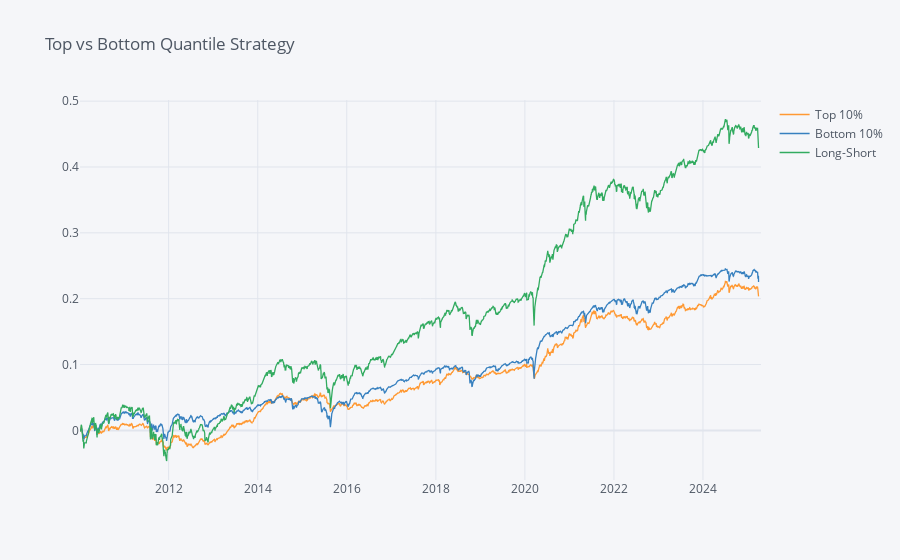

Source (notebook cell):
### Code cell
bt_ret = pd.DataFrame({
    'Top 10%': top_mean,
    'Bottom 10%': bottom_mean,
    'Long-Short': long_short
})

Tool.show_stats(bt_ret)
bt_ret.cumsum().iplot(title='Top vs Bottom Quantile Strategy')

### Figure 1 — Plotly figure (JSON) as saved in the notebook; plotly's stock layout.template omitted (floating-point values rounded to 4 significant figures; data arrays with more than 128 entries replaced by an {"elided": "..."} marker saying what was removed)
{"data": [{"line": {"color": "rgba(255, 153, 51, 1.0)", "dash": "solid", "shape": "linear", "width": 1.3}, "mode": "lines", "name": "Top 10%", "text": "", "type": "scatter", "x": {"elided": "3749 str values"}, "y": {"elided": "3749 mixed values"}}, {"line": {"color": "rgba(55, 128, 191, 1.0)", "dash": "solid", "shape": "linear", "width": 1.3}, "mode": "lines", "name": "Bottom 10%", "text": "", "type": "scatter", "x": {"elided": "3749 str values"}, "y": {"elided": "3749 mixed values"}}, {"line": {"color": "rgba(50, 171, 96, 1.0)", "dash": "solid", "shape": "linear", "width": 1.3}, "mode": "lines", "name": "Long-Short", "text": "", "type": "scatter", "x": {"elided": "3749 str values"}, "y": {"elided": "3749 mixed values"}}], "layout": {"legend": {"bgcolor": "#F5F6F9", "font": {"color": "#4D5663"}}, "paper_bgcolor": "#F5F6F9", "plot_bgcolor": "#F5F6F9", "title": {"font": {"color": "#4D5663"}, "text": "Top vs Bottom Quantile Strategy"}, "xaxis": {"gridcolor": "#E1E5ED", "showgrid": true, "tickfont": {"color": "#4D5663"}, "title": {"font": {"color": "#4D5663"}, "text": ""}, "zerolinecolor": "#E1E5ED"}, "yaxis": {"gridcolor": "#E1E5ED", "showgrid": true, "tickfont": {"color": "#4D5663"}, "title": {"font": {"color": "#4D5663"}, "text": ""}, "zerolinecolor": "#E1E5ED"}}}
